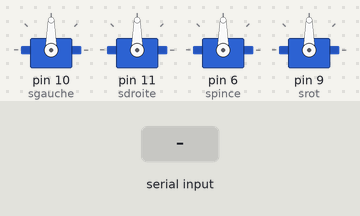
Recording of a sketch running on a simulated Arduino Uno, built with avr-gcc and run on an emulated ATmega328P. Shown: 4 × servo. The test bench sets the inputs (shaded band).

Above: at 1.2 s.
1.3 s: "90,45,200\n" received over Serial
At 1.8 s:
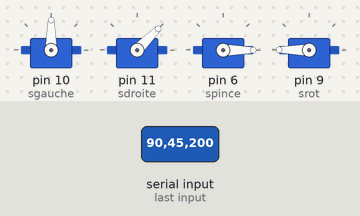
2.8 s: "30,150,10\n" received over Serial
At 3.1 s:
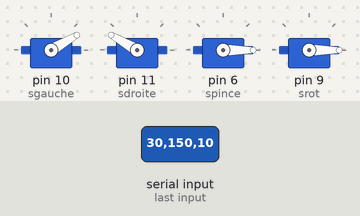
4.3 s: "90,45\n" received over Serial
At 5.0 s:
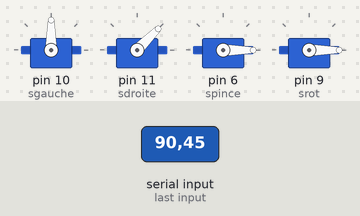
5.8 s: "5\n" received over Serial
At 7.0 s:
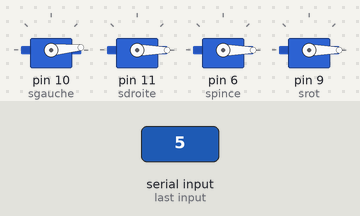
7.3 s: "90\n" received over Serial
At 8.3 s:
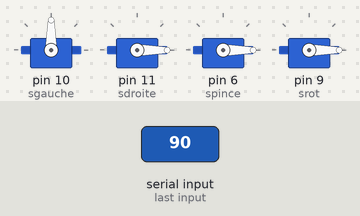
8.8 s: "200\n" received over Serial
At 9.6 s:
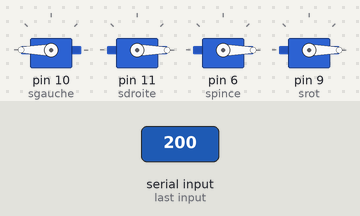
Timing chart, 0 to 11.3 s (numbered marks = the images above; inputs shaded):
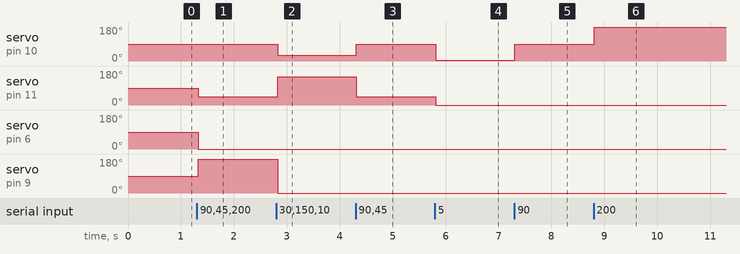

The sketch:

bras_visuel.ino
```cpp
#include <Servo.h>
Servo sdroite;
Servo sgauche;
Servo srot;
Servo spince;


String chaine;
String x ;
String y ;
String rot ;
String pince ;

void setup()
{
  sgauche.attach(10);
  sdroite.attach(11);
  spince.attach(6);
  srot.attach(9);
  Serial.begin(9600);
  Serial.setTimeout(1);

}

void loop (){
   while(Serial.available()>0){
    chaine += char(Serial.read());
    delay(2);
  }
  if(chaine != ""){
    x = chaine.substring(0,3);
    y = chaine.substring(3,6);
    rot = chaine.substring(6,9);
    pince = chaine.substring(9,12);

    sgauche.write(x.toInt());
    sdroite.write(y.toInt());
    spince.write(pince.toInt());
    srot.write(rot.toInt());
    chaine = "";

  }
  delay(10);


}
```

Measured:
- after the input at 1.3 s, servo on pin 11 (sdroite): 90° → 45° at once; servo on pin 6 (spince): 90° → 0° at once; servo on pin 9 (srot): 90° → 180° at once
- after the input at 2.8 s, servo on pin 10 (sgauche): 90° → 30° at once; servo on pin 11 (sdroite): 45° → 150° at once; servo on pin 9 (srot): 180° → 0° at once
- after the input at 4.3 s, servo on pin 10 (sgauche): 30° → 90° at once; servo on pin 11 (sdroite): 150° → 45° at once
- after the input at 5.8 s, servo on pin 10 (sgauche): 90° → 5° at once; servo on pin 11 (sdroite): 45° → 0° at once
- after the input at 7.3 s, servo on pin 10 (sgauche): 5° → 90° at once
- after the input at 8.8 s, servo on pin 10 (sgauche): 90° → 180° at once
